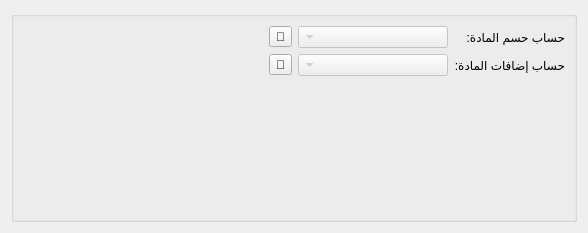
         <widget class="QWidget" name="tab_9">
          <attribute name="title">
           <string>الحسابات الافتراضية</string>
          </attribute>
          <layout class="QGridLayout" name="gridLayout_16">
           <item row="0" column="0">
            <widget class="QGroupBox" name="groupBox_2">
             <property name="layoutDirection">
              <enum>Qt::RightToLeft</enum>
             </property>
             <property name="title">
              <string/>
             </property>
             <layout class="QGridLayout" name="gridLayout_15">
              <item row="4" column="2">
               <spacer name="verticalSpacer_2">
                <property name="orientation">
                 <enum>Qt::Vertical</enum>
                </property>
                <property name="sizeHint" stdset="0">
                 <size>
                  <width>20</width>
                  <height>134</height>
                 </size>
                </property>
               </spacer>
              </item>
              <item row="0" column="2">
               <widget class="QComboBox" name="material_discount_account_combobox">
                <property name="enabled">
                 <bool>false</bool>
                </property>
                <property name="minimumSize">
                 <size>
                  <width>150</width>
                  <height>0</height>
                 </size>
                </property>
               </widget>
              </item>
              <item row="1" column="3">
               <widget class="QToolButton" name="select_material_addition_account_btn">
                <property name="text">
                 <string>🔎</string>
                </property>
               </widget>
              </item>
              <item row="1" column="4">
               <spacer name="horizontalSpacer">
                <property name="orientation">
                 <enum>Qt::Horizontal</enum>
                </property>
                <property name="sizeHint" stdset="0">
                 <size>
                  <width>246</width>
                  <height>20</height>
                 </size>
                </property>
               </spacer>
              </item>
              <item row="0" column="0">
               <widget class="QLabel" name="label_46">
                <property name="text">
                 <string>حساب حسم المادة:</string>
                </property>
               </widget>
              </item>
              <item row="1" column="2">
               <widget class="QComboBox" name="material_addition_account_combobox">
                <property name="enabled">
                 <bool>false</bool>
                </property>
               </widget>
              </item>
              <item row="0" column="3">
               <widget class="QToolButton" name="select_material_discount_account_btn">
                <property name="text">
                 <string>🔎</string>
                </property>
               </widget>
              </item>
              <item row="1" column="0">
               <widget class="QLabel" name="label_49">
                <property name="text">
                 <string>حساب إضافات المادة:</string>
                </property>
               </widget>
              </item>
             </layout>
            </widget>
           </item>
          </layout>
         </widget>
